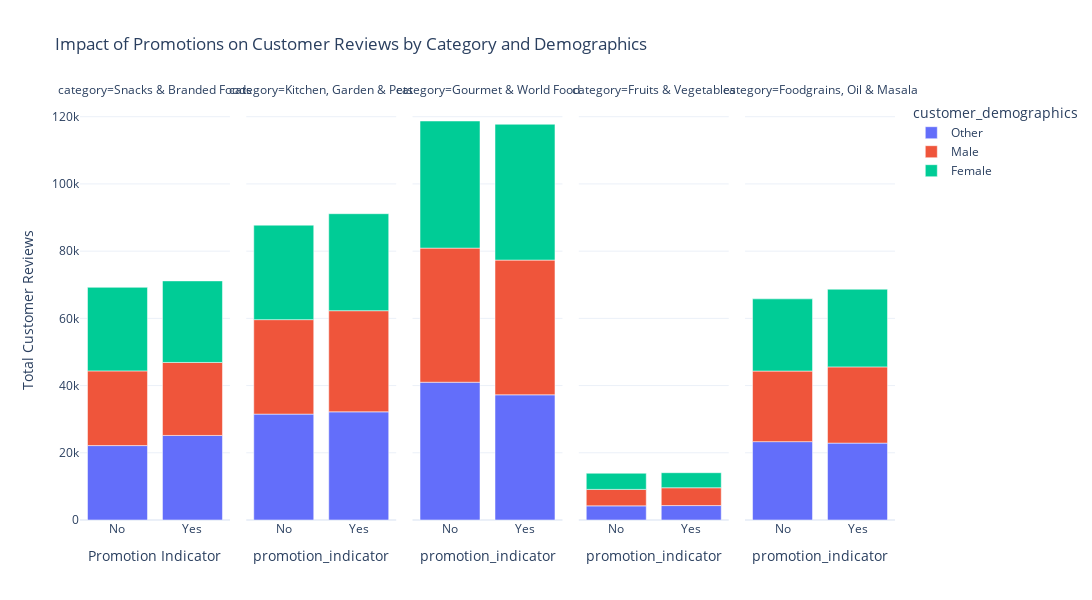

Notebook cell for this chart:
### Code cell
import plotly.express as px

# Assuming demographic_promotion_response is already defined
data_for_plot = demographic_promotion_response.head(30).reset_index()

# Create a facet grid bar chart
fig = px.bar(
    data_for_plot,
    x='promotion_indicator',
    y='customer_reviews_count',
    facet_col='category',  # Or 'customer_demographics' to switch the main comparison
    color='customer_demographics',  # Or 'category' to switch the color coding
    title='Impact of Promotions on Customer Reviews by Category and Demographics',
    height=600,  # Adjust height to accommodate all facets
    width=1200  # Adjust width for readability
)

fig.update_layout(
    xaxis_title='Promotion Indicator',
    yaxis_title='Total Customer Reviews'
)

fig.show()

### Figure 1 — Plotly figure (JSON) as saved in the notebook; plotly's stock layout.template omitted (floating-point values rounded to 4 significant figures)
{"data": [{"alignmentgroup": "True", "hovertemplate": "customer_demographics=Other<br>category=Snacks & Branded Foods<br>promotion_indicator=%{x}<br>customer_reviews_count=%{y}<extra></extra>", "legendgroup": "Other", "marker": {"color": "#636efa", "pattern": {"shape": ""}}, "name": "Other", "offsetgroup": "Other", "orientation": "v", "showlegend": true, "textposition": "auto", "type": "bar", "x": ["No", "Yes"], "xaxis": "x", "y": [22144, 25158], "yaxis": "y"}, {"alignmentgroup": "True", "hovertemplate": "customer_demographics=Other<br>category=Kitchen, Garden & Pets<br>promotion_indicator=%{x}<br>customer_reviews_count=%{y}<extra></extra>", "legendgroup": "Other", "marker": {"color": "#636efa", "pattern": {"shape": ""}}, "name": "Other", "offsetgroup": "Other", "orientation": "v", "showlegend": false, "textposition": "auto", "type": "bar", "x": ["No", "Yes"], "xaxis": "x2", "y": [31505, 32189], "yaxis": "y2"}, {"alignmentgroup": "True", "hovertemplate": "customer_demographics=Other<br>category=Gourmet & World Food<br>promotion_indicator=%{x}<br>customer_reviews_count=%{y}<extra></extra>", "legendgroup": "Other", "marker": {"color": "#636efa", "pattern": {"shape": ""}}, "name": "Other", "offsetgroup": "Other", "orientation": "v", "showlegend": false, "textposition": "auto", "type": "bar", "x": ["No", "Yes"], "xaxis": "x3", "y": [40995, 37255], "yaxis": "y3"}, {"alignmentgroup": "True", "hovertemplate": "customer_demographics=Other<br>category=Fruits & Vegetables<br>promotion_indicator=%{x}<br>customer_reviews_count=%{y}<extra></extra>", "legendgroup": "Other", "marker": {"color": "#636efa", "pattern": {"shape": ""}}, "name": "Other", "offsetgroup": "Other", "orientation": "v", "showlegend": false, "textposition": "auto", "type": "bar", "x": ["No", "Yes"], "xaxis": "x4", "y": [4205, 4295], "yaxis": "y4"}, {"alignmentgroup": "True", "hovertemplate": "customer_demographics=Other<br>category=Foodgrains, Oil & Masala<br>promotion_indicator=%{x}<br>customer_reviews_count=%{y}<extra></extra>", "legendgroup": "Other", "marker": {"color": "#636efa", "pattern": {"shape": ""}}, "name": "Other", "offsetgroup": "Other", "orientation": "v", "showlegend": false, "textposition": "auto", "type": "bar", "x": ["No", "Yes"], "xaxis": "x5", "y": [23321, 22880], "yaxis": "y5"}, {"alignmentgroup": "True", "hovertemplate": "customer_demographics=Male<br>category=Snacks & Branded Foods<br>promotion_indicator=%{x}<br>customer_reviews_count=%{y}<extra></extra>", "legendgroup": "Male", "marker": {"color": "#EF553B", "pattern": {"shape": ""}}, "name": "Male", "offsetgroup": "Male", "orientation": "v", "showlegend": true, "textposition": "auto", "type": "bar", "x": ["No", "Yes"], "xaxis": "x", "y": [22228, 21726], "yaxis": "y"}, {"alignmentgroup": "True", "hovertemplate": "customer_demographics=Male<br>category=Kitchen, Garden & Pets<br>promotion_indicator=%{x}<br>customer_reviews_count=%{y}<extra></extra>", "legendgroup": "Male", "marker": {"color": "#EF553B", "pattern": {"shape": ""}}, "name": "Male", "offsetgroup": "Male", "orientation": "v", "showlegend": false, "textposition": "auto", "type": "bar", "x": ["No", "Yes"], "xaxis": "x2", "y": [28114, 30095], "yaxis": "y2"}, {"alignmentgroup": "True", "hovertemplate": "customer_demographics=Male<br>category=Gourmet & World Food<br>promotion_indicator=%{x}<br>customer_reviews_count=%{y}<extra></extra>", "legendgroup": "Male", "marker": {"color": "#EF553B", "pattern": {"shape": ""}}, "name": "Male", "offsetgroup": "Male", "orientation": "v", "showlegend": false, "textposition": "auto", "type": "bar", "x": ["No", "Yes"], "xaxis": "x3", "y": [39906, 40083], "yaxis": "y3"}, {"alignmentgroup": "True", "hovertemplate": "customer_demographics=Male<br>category=Fruits & Vegetables<br>promotion_indicator=%{x}<br>customer_reviews_count=%{y}<extra></extra>", "legendgroup": "Male", "marker": {"color": "#EF553B", "pattern": {"shape": ""}}, "name": "Male", "offsetgroup": "Male", "orientation": "v", "showlegend": false, "textposition": "auto", "type": "bar", "x": ["No", "Yes"], "xaxis": "x4", "y": [4906, 5301], "yaxis": "y4"}, {"alignmentgroup": "True", "hovertemplate": "customer_demographics=Male<br>category=Foodgrains, Oil & Masala<br>promotion_indicator=%{x}<br>customer_reviews_count=%{y}<extra></extra>", "legendgroup": "Male", "marker": {"color": "#EF553B", "pattern": {"shape": ""}}, "name": "Male", "offsetgroup": "Male", "orientation": "v", "showlegend": false, "textposition": "auto", "type": "bar", "x": ["No", "Yes"], "xaxis": "x5", "y": [20999, 22684], "yaxis": "y5"}, {"alignmentgroup": "True", "hovertemplate": "customer_demographics=Female<br>category=Snacks & Branded Foods<br>promotion_indicator=%{x}<br>customer_reviews_count=%{y}<extra></extra>", "legendgroup": "Female", "marker": {"color": "#00cc96", "pattern": {"shape": ""}}, "name": "Female", "offsetgroup": "Female", "orientation": "v", "showlegend": true, "textposition": "auto", "type": "bar", "x": ["No", "Yes"], "xaxis": "x", "y": [24861, 24264], "yaxis": "y"}, {"alignmentgroup": "True", "hovertemplate": "customer_demographics=Female<br>category=Kitchen, Garden & Pets<br>promotion_indicator=%{x}<br>customer_reviews_count=%{y}<extra></extra>", "legendgroup": "Female", "marker": {"color": "#00cc96", "pattern": {"shape": ""}}, "name": "Female", "offsetgroup": "Female", "orientation": "v", "showlegend": false, "textposition": "auto", "type": "bar", "x": ["No", "Yes"], "xaxis": "x2", "y": [28112, 28856], "yaxis": "y2"}, {"alignmentgroup": "True", "hovertemplate": "customer_demographics=Female<br>category=Gourmet & World Food<br>promotion_indicator=%{x}<br>customer_reviews_count=%{y}<extra></extra>", "legendgroup": "Female", "marker": {"color": "#00cc96", "pattern": {"shape": ""}}, "name": "Female", "offsetgroup": "Female", "orientation": "v", "showlegend": false, "textposition": "auto", "type": "bar", "x": ["No", "Yes"], "xaxis": "x3", "y": [37826, 40422], "yaxis": "y3"}, {"alignmentgroup": "True", "hovertemplate": "customer_demographics=Female<br>category=Fruits & Vegetables<br>promotion_indicator=%{x}<br>customer_reviews_count=%{y}<extra></extra>", "legendgroup": "Female", "marker": {"color": "#00cc96", "pattern": {"shape": ""}}, "name": "Female", "offsetgroup": "Female", "orientation": "v", "showlegend": false, "textposition": "auto", "type": "bar", "x": ["No", "Yes"], "xaxis": "x4", "y": [4803, 4475], "yaxis": "y4"}, {"alignmentgroup": "True", "hovertemplate": "customer_demographics=Female<br>category=Foodgrains, Oil & Masala<br>promotion_indicator=%{x}<br>customer_reviews_count=%{y}<extra></extra>", "legendgroup": "Female", "marker": {"color": "#00cc96", "pattern": {"shape": ""}}, "name": "Female", "offsetgroup": "Female", "orientation": "v", "showlegend": false, "textposition": "auto", "type": "bar", "x": ["No", "Yes"], "xaxis": "x5", "y": [21482, 23108], "yaxis": "y5"}], "layout": {"annotations": [{"font": {}, "showarrow": false, "text": "category=Snacks & Branded Foods", "x": 0.092, "xanchor": "center", "xref": "paper", "y": 1, "yanchor": "bottom", "yref": "paper"}, {"font": {}, "showarrow": false, "text": "category=Kitchen, Garden & Pets", "x": 0.296, "xanchor": "center", "xref": "paper", "y": 1, "yanchor": "bottom", "yref": "paper"}, {"font": {}, "showarrow": false, "text": "category=Gourmet & World Food", "x": 0.5, "xanchor": "center", "xref": "paper", "y": 1, "yanchor": "bottom", "yref": "paper"}, {"font": {}, "showarrow": false, "text": "category=Fruits & Vegetables", "x": 0.704, "xanchor": "center", "xref": "paper", "y": 1, "yanchor": "bottom", "yref": "paper"}, {"font": {}, "showarrow": false, "text": "category=Foodgrains, Oil & Masala", "x": 0.908, "xanchor": "center", "xref": "paper", "y": 1, "yanchor": "bottom", "yref": "paper"}], "barmode": "relative", "height": 600, "legend": {"title": {"text": "customer_demographics"}, "tracegroupgap": 0}, "title": {"text": "Impact of Promotions on Customer Reviews by Category and Demographics"}, "width": 1200, "xaxis": {"anchor": "y", "domain": [0, 0.184], "title": {"text": "Promotion Indicator"}}, "xaxis2": {"anchor": "y2", "domain": [0.204, 0.388], "matches": "x", "title": {"text": "promotion_indicator"}}, "xaxis3": {"anchor": "y3", "domain": [0.408, 0.592], "matches": "x", "title": {"text": "promotion_indicator"}}, "xaxis4": {"anchor": "y4", "domain": [0.612, 0.796], "matches": "x", "title": {"text": "promotion_indicator"}}, "xaxis5": {"anchor": "y5", "domain": [0.816, 1], "matches": "x", "title": {"text": "promotion_indicator"}}, "yaxis": {"anchor": "x", "domain": [0, 1], "title": {"text": "Total Customer Reviews"}}, "yaxis2": {"anchor": "x2", "domain": [0, 1], "matches": "y", "showticklabels": false}, "yaxis3": {"anchor": "x3", "domain": [0, 1], "matches": "y", "showticklabels": false}, "yaxis4": {"anchor": "x4", "domain": [0, 1], "matches": "y", "showticklabels": false}, "yaxis5": {"anchor": "x5", "domain": [0, 1], "matches": "y", "showticklabels": false}}}
